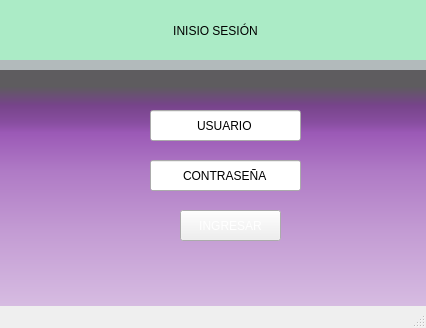
<?xml version="1.0" encoding="UTF-8"?>
<ui version="4.0">
 <class>Pacientes</class>
 <widget class="QMainWindow" name="Pacientes">
  <property name="geometry">
   <rect>
    <x>0</x>
    <y>0</y>
    <width>426</width>
    <height>328</height>
   </rect>
  </property>
  <property name="windowTitle">
   <string>Pacientes</string>
  </property>
  <widget class="QWidget" name="centralwidget">
   <widget class="QLabel" name="label">
    <property name="geometry">
     <rect>
      <x>0</x>
      <y>0</y>
      <width>431</width>
      <height>61</height>
     </rect>
    </property>
    <property name="styleSheet">
     <string notr="true">background-color: rgb(171, 235, 198);
font: 16pt &quot;Baskerville Old Face&quot;;</string>
    </property>
    <property name="text">
     <string>INISIO SESIÓN</string>
    </property>
    <property name="alignment">
     <set>Qt::AlignmentFlag::AlignCenter</set>
    </property>
   </widget>
   <widget class="QLabel" name="label_2">
    <property name="geometry">
     <rect>
      <x>0</x>
      <y>60</y>
      <width>431</width>
      <height>16</height>
     </rect>
    </property>
    <property name="styleSheet">
     <string notr="true">background-color: rgb(178, 186, 187);</string>
    </property>
    <property name="text">
     <string/>
    </property>
   </widget>
   <widget class="QLabel" name="label_3">
    <property name="geometry">
     <rect>
      <x>0</x>
      <y>70</y>
      <width>431</width>
      <height>251</height>
     </rect>
    </property>
    <property name="styleSheet">
     <string notr="true">background-color: qlineargradient(spread:pad, x1:0, y1:1, x2:0, y2:0, stop:0 rgba(232, 222, 240, 255), stop:0.05 rgba(215, 189, 226, 255), stop:0.36 rgba(195, 155, 211, 255), stop:0.6 rgba(175, 122, 197, 255), stop:0.75 rgba(155, 89, 182, 255), stop:0.79 rgba(136, 78, 160, 255), stop:0.86 rgba(118, 68, 138, 255), stop:0.935 rgba(94, 92, 95, 255));</string>
    </property>
    <property name="text">
     <string/>
    </property>
   </widget>
   <widget class="QLineEdit" name="leUsuario">
    <property name="geometry">
     <rect>
      <x>150</x>
      <y>110</y>
      <width>151</width>
      <height>31</height>
     </rect>
    </property>
    <property name="text">
     <string>USUARIO</string>
    </property>
    <property name="alignment">
     <set>Qt::AlignmentFlag::AlignCenter</set>
    </property>
   </widget>
   <widget class="QLineEdit" name="leContra">
    <property name="geometry">
     <rect>
      <x>150</x>
      <y>160</y>
      <width>151</width>
      <height>31</height>
     </rect>
    </property>
    <property name="text">
     <string>CONTRASEÑA</string>
    </property>
    <property name="alignment">
     <set>Qt::AlignmentFlag::AlignCenter</set>
    </property>
   </widget>
   <widget class="QPushButton" name="btnIng">
    <property name="geometry">
     <rect>
      <x>180</x>
      <y>210</y>
      <width>101</width>
      <height>31</height>
     </rect>
    </property>
    <property name="styleSheet">
     <string notr="true">font: 11pt &quot;Baskerville Old Face&quot;;
color: qlineargradient(spread:pad, x1:0, y1:0, x2:1, y2:0, stop:0 rgba(86, 86, 86, 255), stop:1 rgba(255, 255, 255, 255));</string>
    </property>
    <property name="text">
     <string>INGRESAR</string>
    </property>
   </widget>
  </widget>
  <widget class="QMenuBar" name="menubar">
   <property name="geometry">
    <rect>
     <x>0</x>
     <y>0</y>
     <width>426</width>
     <height>22</height>
    </rect>
   </property>
  </widget>
  <widget class="QStatusBar" name="statusbar"/>
 </widget>
 <resources/>
 <connections/>
</ui>
